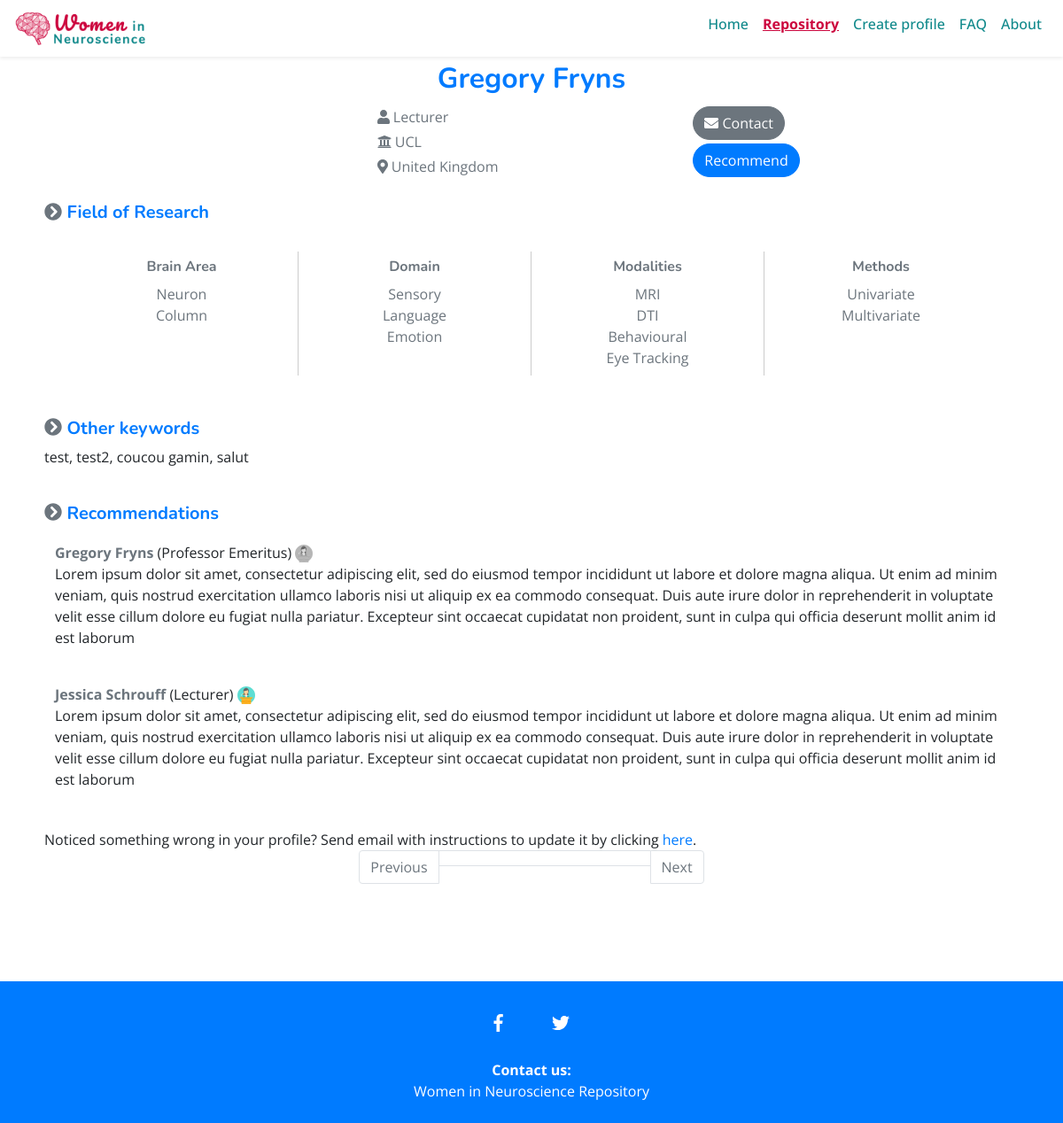
/list/651/, run on the app's committed database.
### profiles/models.py (models this page shows, shortened)
class Profile(models.Model):
    PHD = 'PhD student'
    MDR = 'Medical Doctor'
    PDR = 'Post-doctoral researcher'
    SRE = 'Senior researcher/ scientist'
    LEC = 'Lecturer'
    ATP = 'Assistant Professor'
    ACP = 'Associate Professor'
    PRF = 'Professor'
    DIR = 'Group leader/ Director/ Head of Department'
    POSITION_CHOICES = (
        (PHD, 'PhD student'),
        (MDR, 'Medical Doctor'),
        (PDR, 'Post-doctoral researcher'),
        (SRE, 'Senior researcher/ scientist'),
        (LEC, 'Lecturer'),
        (ATP, 'Assistant Professor'),
        (ACP, 'Associate Professor'),
        (PRF, 'Professor'),
        (DIR, 'Group leader/ Director/ Head of Department')
    )
    STRUCTURE_CHOICES = (
        ('N', 'Neuron'),
        ('L', 'Layer'),
        ('C', 'Column'),
        ('R', 'Region'),
        ('W', 'Whole Brain')
    )
    MODALITIES_CHOICES = (
        ('EP', 'Electrophysiology (EEG, MEG, ECoG)'),
        ('MR', 'MRI'),
        ('PE', 'PET'),
        ('DT', 'DTI'),
        ('BH', 'Behavioural'),
        ('ET', 'Eye Tracking'),
        ('BS', 'Brain Simulation'),
        ('GT', 'Genetics'),
        ('FN', 'fNIRS')
    )
    METHODS_CHOICES = (
        ('UV', 'Univariate'),
        ('MV', 'Multivariate'),
        ('PM', 'Predictive Models'),
        ('DC', 'DCM'),
        ('CT', 'Connectivity'),
        ('CM', 'Computational Modeling')
    )
    DOMAIN_CHOICES = (
        ('CG', 'Cognition (general)'),
        ('SL', 'Sleep'),
        ('CN', 'Consciousness'),
        ('MM', 'Memory'),
        ('SS', 'Sensory'),
        ('LG', 'Language'),
        ('EM', 'Emotion'),
        ('PN', 'Pain'),
        ('LE', 'Learning'),
        ('DV', 'Developmental'),
        ('CL', 'Clinical (general)'),
        ('DM', 'Dementia'),
        ('PK', 'Parkinson'),
        ('PS', 'Psychiatry'),
        ('AD', 'Addiction'),
        ('ON', 'Oncology'),
        ('DD', 'Degenerative diseases'),
    )
    name = models.CharField(max_length=100, blank=False)
    email = models.EmailField(blank=True)
    webpage = models.URLField(blank=True)
    institution = models.CharField(max_length=100, blank=False)
    country = models.ForeignKey(Country, on_delete=models.CASCADE)
    position = models.CharField(max_length=50, choices=POSITION_CHOICES, blank=True)
    grad_date = models.DateField(null=True, blank=True)
    brain_structure = MultiSelectField(choices=STRUCTURE_CHOICES, blank=True)
    modalities = MultiSelectField(choices=MODALITIES_CHOICES, blank=True)
    methods = MultiSelectField(choices=METHODS_CHOICES, blank=True)
    domains = MultiSelectField(choices=DOMAIN_CHOICES, blank=True)
    keywords = models.CharField(max_length=250, blank=True)
    publish_date = models.DateTimeField(default=timezone.now)
    last_updated = models.DateTimeField(auto_now=True)
    def brain_structure_labels(self):
        return [dict(self.STRUCTURE_CHOICES).get(item, item) for item in self.brain_structure]
    def modalities_labels(self):
        return [dict(self.MODALITIES_CHOICES).get(item, item) for item in self.modalities]
    def methods_labels(self):
        return [dict(self.METHODS_CHOICES).get(item, item) for item in self.methods]
    def domains_labels(self):
        return [dict(self.DOMAIN_CHOICES).get(item, item) for item in self.domains]

class Country(models.Model):
    code = models.CharField(max_length=3, blank=False, unique=True)
    name = models.CharField(max_length=60, blank=False)
    is_under_represented = models.BooleanField(default=False)
    class Meta:
        verbose_name_plural = "countries"
    def __str__(self):
        return self.name

class Recommendation(models.Model):
    profile = models.ForeignKey(Profile, on_delete=models.CASCADE)
    reviewer_name = models.CharField(max_length=100, blank=False)
    reviewer_email = models.EmailField(blank=False)
    reviewer_position = models.CharField(max_length=30, blank=False)
    reviewer_institution = models.CharField(max_length=100, blank=False)
    seen_at_conf = models.BooleanField()
    comment = models.TextField(blank=False)
    publish_date = models.DateTimeField(auto_now_add=True)
    last_updated = models.DateTimeField(auto_now=True)

### profiles/views.py (the view)
# urls.py: path('list/<int:pk>/', views.ProfileDetail.as_view(), name='detail'),
class ProfileDetail(generic.DetailView):
    model = Profile

### profiles/templates/profiles/profile_detail.html (shortened to what this page needs)
{% extends "base.html" %}
{% load bootstrap4 %}
{% load static %}
 {% block css %}
	{{ block.super }}
	<link rel="stylesheet" type="text/css" href="{% static 'profiles/css/style.css' %}" />
{% endblock css %}
{% block nav-repository-classes %}active{% endblock nav-repository-classes %}
{% block content %}
<h2 class="text-primary font-weight-bold text-center">{{ profile.name }}</h2>
<div class="container-fluid">
	<div class="row no-gutters">
		<div class="col-12 col-md-4 offset-md-4 text-muted details-grey">
			<p class="m-1"><i class="fas fa-user"></i> {{ profile.position }}</p>
			<p class="m-1"><i class="fas fa-university"></i> {{ profile.institution }}</p>
			<p class="m-1"><i class="fas fa-map-marker-alt"></i> {{ profile.country }}</p>
		</div>
		<div class="col-12 col-md-4">
			{% if profile.email %}
			<p class="m-1"><a class="btn pill-btn text-white btn-secondary" href="mailto:{{ profile.email }}" target="_blank">
				<i class="fas fa-envelope"></i> Contact
			</a></p>
			{% endif %}
			<p class="m-1"><a class="btn pill-btn text-white btn-primary" href="{% url 'profiles:recommend' profile.id %}" target="_blank">Recommend</a></p>
		</div>
	</div>
</div>
<div id="field-of-research">
	<h5 class="text-primary font-weight-bold mt-4">
		<span class="text-secondary"><i class="fas fa-chevron-circle-right"></i></span>
		Field of Research
	</h5>
	<div id="field-of-research-list" class="w-100 p-4 d-flex flex-row grey-bg">
		<div class="w-25 p-2 text-center">
			<h6 class="text-secondary font-weight-bold">Brain Area</h6>
				<ul class="list-group list-group-flush">
					{% for structure in profile.brain_structure_labels %}
					<li class="list-group-item text-muted grey-bg" style="border: none; padding: 0;">{{ structure }} </li>
					{% endfor %}
				</ul>
		</div>
		<div class="w-25 p-2 text-center">
			<h6 class="text-secondary font-weight-bold">Domain</h6>
				<ul class="list-group list-group-flush">
					{% for domain in profile.domains_labels %}
					<li class="list-group-item text-muted grey-bg" style="border: none; padding: 0;">{{ domain }} </li>
					{% endfor %}
				</ul>
		</div>
		<div class="w-25 p-2 text-center">
			<h6 class="text-secondary font-weight-bold">Modalities</h6>
				<ul class="list-group list-group-flush">
					{% for modality in profile.modalities_labels %}
					<li class="list-group-item text-muted grey-bg" style="border: none; padding: 0;">{{ modality }} </li>
					{% endfor %}
				</ul>
		</div>
		<div class="w-25 p-2 text-center">
			<h6 class="text-secondary font-weight-bold">Methods</h6>
				<ul class="list-group list-group-flush">
					{% for method in profile.methods_labels %}
					<li class="list-group-item text-muted grey-bg" style="border: none; padding: 0;">{{ method }} </li>
					{% endfor %}
				</ul>
		</div>
	</div>
</div>
{% if profile.keywords %}
<h5 class="text-primary font-weight-bold mt-4">
	<span class="text-secondary"><i class="fas fa-chevron-circle-right"></i></span>
	Other keywords
</h5>
<div>
	<p>{{ profile.keywords }}</p>
</div>
{% endif %}
<div class="row">
	<div class="col-12 col-md-8">
		<h5 class="text-primary font-weight-bold mt-4">
			<span class="text-secondary"><i class="fas fa-chevron-circle-right"></i></span>
				Recommendations
		</h5>
	</div>
</div>
<ul id="profile-quotes" class="list-unstyled">
{% for recommendation in profile.recommendation_set.all %}
<div class="p-2">
	<div id="field-of-research-list" class="grey-bg p-1">
		<li class="quote">
			<span class="quote-reviewer text-secondary font-weight-bold">{{ recommendation.reviewer_name }}</span>
			<span class="quote-institution">{{ recommendation.reviewer_institution }} ({{ recommendation.reviewer_position }})</span>
			<span class="quote-seen-at-conf">
				{% if recommendation.seen_at_conf %}
					<img src="{% static "profiles/images/lecture.svg" %}" alt="Seen at conference"  title="Seen at conference" style="width:20px" />
				{% else %}
					<img src="{% static "profiles/images/lecture_bw.svg" %}" alt="Not seen at conference"  title="Not seen at conference" style="width:20px" />
				{% endif %}
			</span>
			<blockquote><p>{{ recommendation.comment }}</p></blockquote>
		</li>
	</div>
</div>
{% endfor %}
</ul>
Noticed something wrong in your profile? Send email with instructions to update it by clicking <a href="{% url 'profiles:edit' profile.id %}">here</a>.
<nav id="filtered-list-navigation" aria-label="Page navigation example">
  <ul class="pagination justify-content-center">
    <li class="page-item disabled">
      <a id="previous-btn" class="page-link" href="#" tabindex="-1">Previous</a>
    </li>
    <li class="page-item disabled"><span id="page-number" class="page-link"></span></li>
    <li class="page-item disabled">
      <a id="next-btn" class="page-link" href="#">Next</a>
    </li>
  </ul>
</nav>
{% endblock content %}

### static/css/global.css (style rules this page uses)
body { font-family:'Open Sans', 'Lato', sans-serif; }
h1, h2, h3, h4, h5, h6 { font-family:'Nunito', 'Lato', sans-serif; }

### profiles/static/profiles/css/style.css (style rules this page uses)
.pill-btn { border-radius: 50px; }
nav #page-number { cursor: default; width: 240px; }
#field-of-research-list>div { border-right: 1px solid #ccc; }
#field-of-research-list>div:last-child { border-right: none; }

### data on the page
Profile: name "Gregory Fryns", position "Lecturer", institution "UCL", country "United Kingdom", keywords "test, test2, coucou gamin, salut"
Recommendation: reviewer_name "Gregory Fryns", reviewer_position "Professor Emeritus", seen_at_conf False (drawn), comment "Lorem ipsum dolor sit amet, consectetur adipiscing elit, sed do eiusmod tempor incididunt ut labore et dolore magna aliqua. Ut enim ad minim veniam, quis nostrud exercitation ullamco laboris nisi ut aliquip ex ea commodo consequat. Duis aute irure dolor in reprehenderit in voluptate velit esse cillum dolore eu fugiat nulla pariatur. Excepteur sint occaecat cupidatat non proident, sunt in culpa qui officia deserunt mollit anim id est laborum"
Recommendation: reviewer_name "Jessica Schrouff", reviewer_position "Lecturer", seen_at_conf True (drawn), comment "Lorem ipsum dolor sit amet, consectetur adipiscing elit, sed do eiusmod tempor incididunt ut labore et dolore magna aliqua. Ut enim ad minim veniam, quis nostrud exercitation ullamco laboris nisi ut aliquip ex ea commodo consequat. Duis aute irure dolor in reprehenderit in voluptate velit esse cillum dolore eu fugiat nulla pariatur. Excepteur sint occaecat cupidatat non proident, sunt in culpa qui officia deserunt mollit anim id est laborum"

### other printed values
{{ structure }} "Neuron" "Column"
{{ domain }} "Sensory" "Language" "Emotion"
{{ modality }} "MRI" "DTI" "Behavioural" "Eye Tracking"
{{ method }} "Univariate" "Multivariate"
